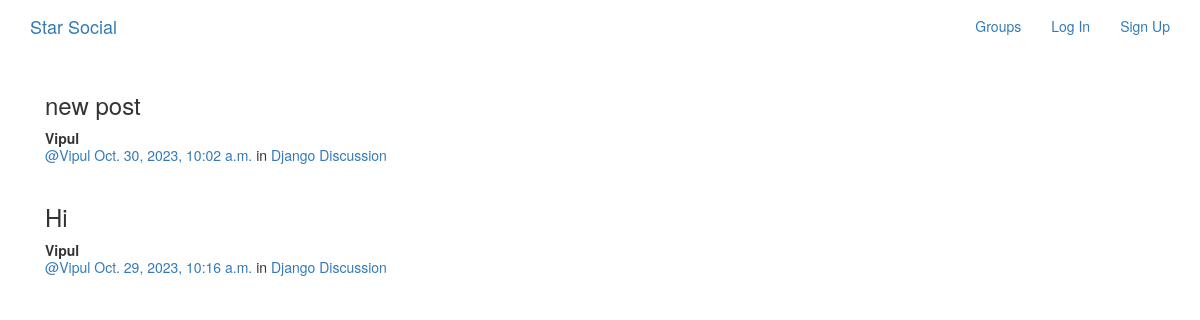
/groups/post/in/django-discussion/, run on the app's committed database.
### posts/models.py (models this page shows, shortened)
class Post(models.Model):
    user =models.ForeignKey(User,related_name="posts",on_delete=models.CASCADE)
    created_at = models.DateTimeField(auto_now= True)
    message =models.TextField()
    message_html = models.TextField(editable=False)
    group = models.ForeignKey(Group,related_name="posts",null=True,blank=True,on_delete=models.CASCADE)
    class Meta:
        ordering= ["-created_at"]
        unique_together = ["user","message"]

### groups/models.py (models this page shows, shortened)
class Group(models.Model):
    name = models.CharField(max_length=255,unique=True)
    slug = models.SlugField(allow_unicode=True,unique=True)
    discription = models.TextField(blank=True,default="")
    description_html=models.TextField(editable=False,default="",blank=True)
    members = models.ManyToManyField(User, through="GroupMember")
    class Meta:
        ordering=["name"]

### groups/views.py (the view)
# urls.py: path("post/in/<slug:slug>/",views.SingleGroup.as_view(),name="single"),
class SingleGroup(generic.DetailView):
    model = Group

### groups/templates/groups/group_detail.html (shortened to what this page needs)
{% extends "groups/group_base.html" %}
{% block group_content %}
    <div class="col-md-8">
        {% if group.posts.count == 0 %}
            <h2> No Posts in this group yet!!</h2>
        {% else %}
            {% for post in group.posts.all %}
                {% include "posts/_post.html"%}
            {% endfor %}
        {% endif %}
    </div>
{% endblock %}

### posts/templates/posts/_post.html (shortened to what this page needs)
<div class="post media">
    <h3>{{ post.message_html|safe }}</h3>
    <div class="media-body">
        <strong>{{ post.user.username }}</strong>
        <h5 class="media-heading" >
            <span class="username">
                <a href="{% url 'posts:for_user' username=post.user.username %}">@{{ post.user.username }}</a>
            </span>
            <time class="time">
            <a href="{% url 'posts:single' username=post.user.username pk=post.pk %}">{{ post.created_at }}</a>
            </time>
            {% if post.group %}
            <span class="group-name">in <a href="#">{{ post.group.name }}</a></span>
            {% endif %}
        </h5>
    </div>
</div>

### data on the page
Post: message_html "new post", user.username "Vipul", created_at "Oct. 30, 2023, 10:02 a.m.", group.name "Django Discussion"
Post: message_html "Hi", user.username "Vipul", created_at "Oct. 29, 2023, 10:16 a.m.", group.name "Django Discussion"
